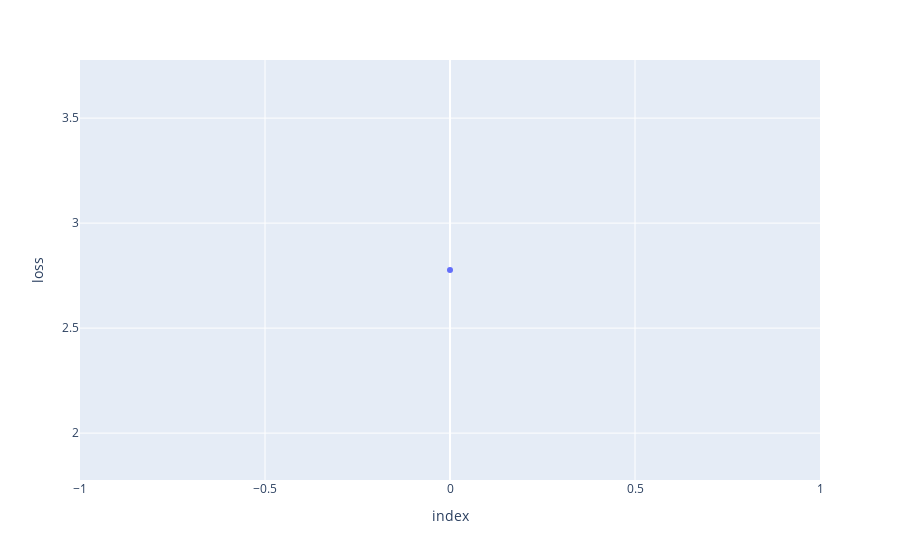

Notebook code cell kept with this figure:
### Code cell
from plotly import express as px
print(len(preds))
loss_list = pd.DataFrame(loss_list)
loss_list.columns = ['loss']
loss_list.head()

fig = px.scatter(loss_list, x=loss_list.index, y='loss')
fig.show()

### Figure 1 — Plotly figure (JSON) as saved in the notebook; plotly's stock layout.template omitted (floating-point values rounded to 4 significant figures)
{"data": [{"hovertemplate": "index=%{x}<br>loss=%{y}<extra></extra>", "legendgroup": "", "marker": {"color": "#636efa", "symbol": "circle"}, "mode": "markers", "name": "", "orientation": "v", "showlegend": false, "type": "scatter", "x": [0], "xaxis": "x", "y": [2.777], "yaxis": "y"}], "layout": {"legend": {"tracegroupgap": 0}, "margin": {"t": 60}, "xaxis": {"anchor": "y", "domain": [0, 1], "title": {"text": "index"}}, "yaxis": {"anchor": "x", "domain": [0, 1], "title": {"text": "loss"}}}}
